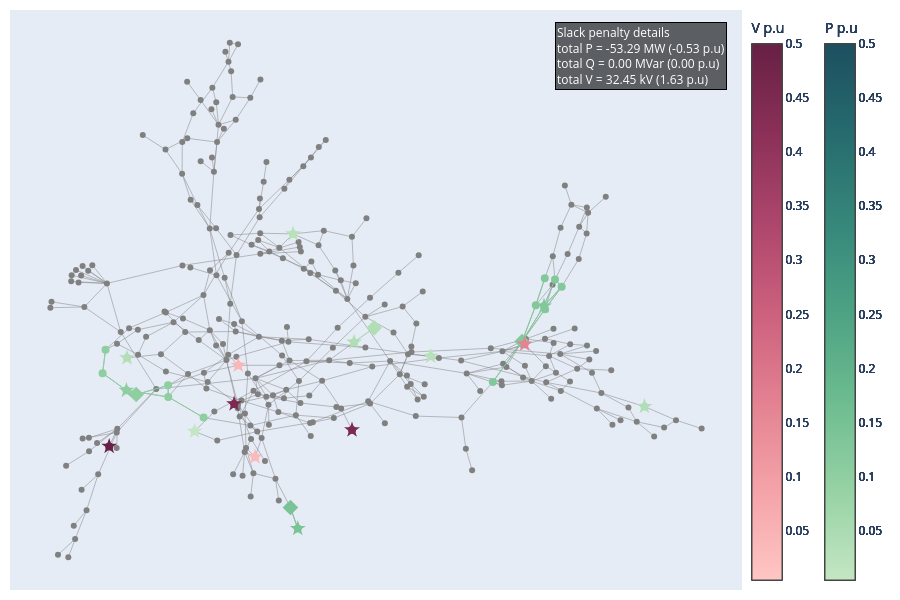

Notebook cell for this chart:
### Markdown cell above
# Correction 2

### Code cell
# slack_info 
pertubation1 = "VL110_0_load_P2"
data_correction2 = pd.read_csv(
    network_name +"_2.csv",
    sep=";",
    engine="python",
    index_col=False,
   # on_bad_lines="skip",
)
# network = pn.load('./Outputs/' + network_name+"-corrected-"+pertubation1 + extension_in)
new_row = pd.read_csv(network_name+"_2_optim_info.csv", sep=";", engine="python", index_col=False)
optim_info = pd.concat([optim_info, new_row], ignore_index=True)
data_grouped_2 = data_correction2.groupby('busId')[['type','slackValue_pu','slackValue','gen','controlevoltage','transfo','shunt','load','info']].agg(unique_list)
data_grouped_2['Total_slack_abs'] = data_grouped_2['slackValue_pu'].apply(lambda x: builtins.sum(abs(slack) for slack in x) if isinstance(x, list) else abs(x))
G_2, dist, pos = network_construction(edges, data_grouped_2)
clusters = slack_subgraph(G_2, data_grouped_2)
data_grouped_2 = cluster_subgraph(G_2, clusters, data_grouped_2, dist)
fig = plot_slack_cluster(G_2, pos, clusters,data_grouped_2,data, col_centroid='centroid')
fig.show()

### Figure 1 — Plotly figure (JSON) as saved in the notebook; plotly's stock layout.template omitted (floating-point values rounded to 4 significant figures; data arrays with more than 128 entries replaced by an {"elided": "..."} marker saying what was removed)
{"data": [{"hovertemplate": "%{text}<extra></extra>", "line": {"color": "grey", "width": 0.5}, "mode": "lines", "name": "edges", "text": {"elided": "818 str values"}, "type": "scatter", "x": {"elided": "1227 float values"}, "y": {"elided": "1227 float values"}}, {"hovertemplate": "%{text}<extra></extra>", "marker": {"color": "gray", "size": 6}, "mode": "markers", "name": "All nodes", "text": {"elided": "270 str values"}, "type": "scatter", "x": {"elided": "270 float values"}, "y": {"elided": "270 float values"}}, {"hovertemplate": "%{text}<extra></extra>", "marker": {"cmax": 0.5, "cmin": 0.004356, "color": "rgb(178, 222, 183)", "colorbar": {"title": {"text": "P p.u"}, "x": 1.1}, "colorscale": [[0, "rgb(196, 230, 195)"], [0.1667, "rgb(150, 210, 164)"], [0.3333, "rgb(109, 188, 144)"], [0.5, "rgb(77, 162, 132)"], [0.6667, "rgb(54, 135, 122)"], [0.8333, "rgb(38, 107, 110)"], [1, "rgb(29, 79, 96)"]], "size": 12, "symbol": "star"}, "mode": "markers", "name": "Centroids", "text": ["Centroid: VL27_0<br>Gen: [nan]<br>Controle voltage type: N/A<br>Controle voltage location: N/A<br>Controle voltage status: N/A<br>Transfo: [nan]<br>Shunt: [nan]<br>Load: ['VL27_0_load']<br>number of nodes: 1<br><br>Total P = -3.6829 MW (-0.04 p.u)<br>Total Q = 0.00 MVar (0.00 p.u)<br>Total V = 0.00 kV (0.0000 p.u)"], "type": "scatter", "x": [0.7627], "y": [-0.2817]}, {"line": {"color": "rgb(178, 222, 183)", "width": 1}, "mode": "lines", "type": "scatter", "x": [], "y": []}, {"hovertemplate": "%{text}<extra></extra>", "marker": {"color": "rgb(178, 222, 183)", "size": 8, "symbol": "circle"}, "mode": "markers", "text": ["VL27_0<br>slack: [-0.036829] p.u <br>type: ['P']"], "type": "scatter", "x": [0.7627], "y": [-0.2817]}, {"hovertemplate": "%{text}<extra></extra>", "marker": {"cmax": 0.5, "cmin": 0.004356, "color": "rgb(251, 187, 187)", "colorbar": {"title": {"text": "V p.u"}, "x": 1}, "colorscale": [[0, "rgb(255, 198, 196)"], [0.1667, "rgb(244, 163, 168)"], [0.3333, "rgb(227, 129, 145)"], [0.5, "rgb(204, 96, 125)"], [0.6667, "rgb(173, 70, 108)"], [0.8333, "rgb(139, 48, 88)"], [1, "rgb(103, 32, 68)"]], "size": 12, "symbol": "star"}, "mode": "markers", "name": "Centroids", "text": ["Centroid: VL76_0<br>Gen: ['B76-G']<br>Controle voltage type: GENERATOR<br>Controle voltage location: [VL76_0]<br>Controle voltage status: MAIN<br>Transfo: [nan]<br>Shunt: [nan]<br>Load: ['VL76_0_load']<br>number of nodes: 1<br><br>Total P = 0.0000 MW (0.00 p.u)<br>Total Q = 0.00 MVar (0.00 p.u)<br>Total V = 3.57 kV (0.0311 p.u)"], "type": "scatter", "x": [-0.1417], "y": [-0.4594]}, {"line": {"color": "rgb(251, 187, 187)", "width": 1}, "mode": "lines", "type": "scatter", "x": [], "y": []}, {"hovertemplate": "%{text}<extra></extra>", "marker": {"color": "rgb(251, 187, 187)", "size": 8, "symbol": "circle"}, "mode": "markers", "text": ["VL76_0<br>slack: [0.031066] p.u <br>type: ['V']"], "type": "scatter", "x": [-0.1417], "y": [-0.4594]}, {"hovertemplate": "%{text}<extra></extra>", "marker": {"cmax": 0.5, "cmin": 0.004356, "color": "rgb(142, 206, 160)", "colorbar": {"title": {"text": "P p.u"}, "x": 1.1}, "colorscale": [[0, "rgb(196, 230, 195)"], [0.1667, "rgb(150, 210, 164)"], [0.3333, "rgb(109, 188, 144)"], [0.5, "rgb(77, 162, 132)"], [0.6667, "rgb(54, 135, 122)"], [0.8333, "rgb(38, 107, 110)"], [1, "rgb(29, 79, 96)"]], "size": 12, "symbol": "star"}, "mode": "markers", "name": "Centroids", "text": ["Centroid: VL114_0<br>Gen: [nan]<br>Controle voltage type: N/A<br>Controle voltage location: N/A<br>Controle voltage status: N/A<br>Transfo: [nan]<br>Shunt: [nan]<br>Load: ['VL114_0_load']<br>number of nodes: 7<br><br>Total P = -10.2943 MW (-0.10 p.u)<br>Total Q = 0.00 MVar (0.00 p.u)<br>Total V = 0.00 kV (0.0000 p.u)"], "type": "scatter", "x": [-0.4405], "y": [-0.2247]}, {"hovertemplate": "%{text}<extra></extra>", "marker": {"color": "rgb(142, 206, 160)", "size": 12, "symbol": "diamond"}, "mode": "markers", "name": "Second centroids", "text": ["Second centroid: VL112_0<br>Gen: [nan]<br>Transfo: [nan]<br>Shunt: [nan]<br>Load: ['VL112_0_load']<br>"], "type": "scatter", "x": [-0.4178], "y": [-0.2394]}, {"line": {"color": "rgb(142, 206, 160)", "width": 1}, "mode": "lines", "type": "scatter", "x": [-0.4959, -0.4891, null, -0.4959, -0.4405, null, -0.3433, -0.3438, null, -0.3433, -0.2612, null, -0.3433, -0.4405, null, -0.3438, -0.4178, null, -0.4178, -0.4405, null], "y": [-0.1644, -0.08177, null, -0.1644, -0.2247, null, -0.2479, -0.2071, null, -0.2479, -0.3208, null, -0.2479, -0.2247, null, -0.2071, -0.2394, null, -0.2394, -0.2247, null]}, {"hovertemplate": "%{text}<extra></extra>", "marker": {"color": "rgb(142, 206, 160)", "size": 8, "symbol": "circle"}, "mode": "markers", "text": ["VL109_0<br>slack: [-0.020911] p.u <br>type: ['P']", "VL110_0<br>slack: [-0.001431] p.u <br>type: ['P']", "VL206_0<br>slack: [-0.012832] p.u <br>type: ['P']", "VL112_0<br>slack: [-0.027675] p.u <br>type: ['P']", "VL113_0<br>slack: [-0.004252] p.u <br>type: ['P']", "VL207_0<br>slack: [-0.013618] p.u <br>type: ['P']", "VL114_0<br>slack: [-0.022224] p.u <br>type: ['P']"], "type": "scatter", "x": [-0.3433, -0.3438, -0.4891, -0.4178, -0.2612, -0.4959, -0.4405], "y": [-0.2479, -0.2071, -0.08177, -0.2394, -0.3208, -0.1644, -0.2247]}, {"hovertemplate": "%{text}<extra></extra>", "marker": {"cmax": 0.5, "cmin": 0.004356, "color": "rgb(184, 225, 187)", "colorbar": {"title": {"text": "P p.u"}, "x": 1.1}, "colorscale": [[0, "rgb(196, 230, 195)"], [0.1667, "rgb(150, 210, 164)"], [0.3333, "rgb(109, 188, 144)"], [0.5, "rgb(77, 162, 132)"], [0.6667, "rgb(54, 135, 122)"], [0.8333, "rgb(38, 107, 110)"], [1, "rgb(29, 79, 96)"]], "size": 12, "symbol": "star"}, "mode": "markers", "name": "Centroids", "text": ["Centroid: VL526_0<br>Gen: [nan]<br>Controle voltage type: N/A<br>Controle voltage location: N/A<br>Controle voltage status: N/A<br>Transfo: [nan]<br>Shunt: [nan]<br>Load: ['VL526_0_load']<br>number of nodes: 1<br><br>Total P = -2.5569 MW (-0.03 p.u)<br>Total Q = 0.00 MVar (0.00 p.u)<br>Total V = 0.00 kV (0.0000 p.u)"], "type": "scatter", "x": [0.2661], "y": [-0.105]}, {"line": {"color": "rgb(184, 225, 187)", "width": 1}, "mode": "lines", "type": "scatter", "x": [], "y": []}, {"hovertemplate": "%{text}<extra></extra>", "marker": {"color": "rgb(184, 225, 187)", "size": 8, "symbol": "circle"}, "mode": "markers", "text": ["VL526_0<br>slack: [-0.025569] p.u <br>type: ['P']"], "type": "scatter", "x": [0.2661], "y": [-0.105]}, {"hovertemplate": "%{text}<extra></extra>", "marker": {"cmax": 0.5, "cmin": 0.004356, "color": "rgb(123, 195, 151)", "colorbar": {"title": {"text": "P p.u"}, "x": 1.1}, "colorscale": [[0, "rgb(196, 230, 195)"], [0.1667, "rgb(150, 210, 164)"], [0.3333, "rgb(109, 188, 144)"], [0.5, "rgb(77, 162, 132)"], [0.6667, "rgb(54, 135, 122)"], [0.8333, "rgb(38, 107, 110)"], [1, "rgb(29, 79, 96)"]], "size": 12, "symbol": "star"}, "mode": "markers", "name": "Centroids", "text": ["Centroid: VL528_0<br>Gen: [nan]<br>Controle voltage type: N/A<br>Controle voltage location: N/A<br>Controle voltage status: N/A<br>Transfo: [nan]<br>Shunt: [nan]<br>Load: ['VL528_0_load']<br>number of nodes: 2<br><br>Total P = -14.1953 MW (-0.14 p.u)<br>Total Q = 0.00 MVar (0.00 p.u)<br>Total V = 0.00 kV (0.0000 p.u)"], "type": "scatter", "x": [-0.04257], "y": [-0.7114]}, {"hovertemplate": "%{text}<extra></extra>", "marker": {"color": "rgb(123, 195, 151)", "size": 12, "symbol": "diamond"}, "mode": "markers", "name": "Second centroids", "text": ["Second centroid: VL70_0<br>Gen: [nan]<br>Transfo: [nan]<br>Shunt: [nan]<br>Load: ['VL70_0_load']<br>"], "type": "scatter", "x": [-0.0596], "y": [-0.6377]}, {"line": {"color": "rgb(123, 195, 151)", "width": 1}, "mode": "lines", "type": "scatter", "x": [-0.0596, -0.04257, null], "y": [-0.6377, -0.7114, null]}, {"hovertemplate": "%{text}<extra></extra>", "marker": {"color": "rgb(123, 195, 151)", "size": 8, "symbol": "circle"}, "mode": "markers", "text": ["VL70_0<br>slack: [-0.064282] p.u <br>type: ['P']", "VL528_0<br>slack: [-0.077671] p.u <br>type: ['P']"], "type": "scatter", "x": [-0.0596, -0.04257], "y": [-0.6377, -0.7114]}, {"hovertemplate": "%{text}<extra></extra>", "marker": {"cmax": 0.5, "cmin": 0.004356, "color": "rgb(250, 183, 184)", "colorbar": {"title": {"text": "V p.u"}, "x": 1}, "colorscale": [[0, "rgb(255, 198, 196)"], [0.1667, "rgb(244, 163, 168)"], [0.3333, "rgb(227, 129, 145)"], [0.5, "rgb(204, 96, 125)"], [0.6667, "rgb(173, 70, 108)"], [0.8333, "rgb(139, 48, 88)"], [1, "rgb(103, 32, 68)"]], "size": 12, "symbol": "star"}, "mode": "markers", "name": "Centroids", "text": ["Centroid: VL92_0<br>Gen: ['B92-G']<br>Controle voltage type: GENERATOR<br>Controle voltage location: [VL92_0]<br>Controle voltage status: MAIN<br>Transfo: [nan]<br>Shunt: [nan]<br>Load: ['VL92_0_load']<br>number of nodes: 1<br><br>Total P = 0.0000 MW (0.00 p.u)<br>Total Q = 0.00 MVar (0.00 p.u)<br>Total V = 4.49 kV (0.0391 p.u)"], "type": "scatter", "x": [-0.1807], "y": [-0.1364]}, {"line": {"color": "rgb(250, 183, 184)", "width": 1}, "mode": "lines", "type": "scatter", "x": [], "y": []}, {"hovertemplate": "%{text}<extra></extra>", "marker": {"color": "rgb(250, 183, 184)", "size": 8, "symbol": "circle"}, "mode": "markers", "text": ["VL92_0<br>slack: [0.039073] p.u <br>type: ['V']"], "type": "scatter", "x": [-0.1807], "y": [-0.1364]}, {"hovertemplate": "%{text}<extra></extra>", "marker": {"cmax": 0.5, "cmin": 0.004356, "color": "rgb(179, 223, 184)", "colorbar": {"title": {"text": "P p.u"}, "x": 1.1}, "colorscale": [[0, "rgb(196, 230, 195)"], [0.1667, "rgb(150, 210, 164)"], [0.3333, "rgb(109, 188, 144)"], [0.5, "rgb(77, 162, 132)"], [0.6667, "rgb(54, 135, 122)"], [0.8333, "rgb(38, 107, 110)"], [1, "rgb(29, 79, 96)"]], "size": 12, "symbol": "star"}, "mode": "markers", "name": "Centroids", "text": ["Centroid: VL324_0<br>Gen: [nan]<br>Controle voltage type: N/A<br>Controle voltage location: N/A<br>Controle voltage status: N/A<br>Transfo: [nan]<br>Shunt: [nan]<br>Load: ['VL324_0_load']<br>number of nodes: 1<br><br>Total P = -3.4903 MW (-0.03 p.u)<br>Total Q = 0.00 MVar (0.00 p.u)<br>Total V = 0.00 kV (0.0000 p.u)"], "type": "scatter", "x": [-0.4391], "y": [-0.1103]}, {"line": {"color": "rgb(179, 223, 184)", "width": 1}, "mode": "lines", "type": "scatter", "x": [], "y": []}, {"hovertemplate": "%{text}<extra></extra>", "marker": {"color": "rgb(179, 223, 184)", "size": 8, "symbol": "circle"}, "mode": "markers", "text": ["VL324_0<br>slack: [-0.034903] p.u <br>type: ['P']"], "type": "scatter", "x": [-0.4391], "y": [-0.1103]}, {"hovertemplate": "%{text}<extra></extra>", "marker": {"cmax": 0.5, "cmin": 0.004356, "color": "rgb(131, 200, 155)", "colorbar": {"title": {"text": "P p.u"}, "x": 1.1}, "colorscale": [[0, "rgb(196, 230, 195)"], [0.1667, "rgb(150, 210, 164)"], [0.3333, "rgb(109, 188, 144)"], [0.5, "rgb(77, 162, 132)"], [0.6667, "rgb(54, 135, 122)"], [0.8333, "rgb(38, 107, 110)"], [1, "rgb(29, 79, 96)"]], "size": 12, "symbol": "star"}, "mode": "markers", "name": "Centroids", "text": ["Centroid: VL125_0<br>Gen: ['B125-G']<br>Controle voltage type: GENERATOR<br>Controle voltage location: [VL125_0]<br>Controle voltage status: MAIN<br>Transfo: [nan]<br>Shunt: [nan]<br>Load: ['VL125_0_load']<br>number of nodes: 8<br><br>Total P = -12.5992 MW (-0.13 p.u)<br>Total Q = 0.00 MVar (0.00 p.u)<br>Total V = 0.00 kV (0.0000 p.u)"], "type": "scatter", "x": [0.5294], "y": [0.07252]}, {"hovertemplate": "%{text}<extra></extra>", "marker": {"color": "rgb(131, 200, 155)", "size": 12, "symbol": "diamond"}, "mode": "markers", "name": "Second centroids", "text": ["Second centroid: VL126_0<br>Gen: [nan]<br>Transfo: [nan]<br>Shunt: [nan]<br>Load: ['VL126_0_load']<br>"], "type": "scatter", "x": [0.4783], "y": [-0.05264]}, {"line": {"color": "rgb(131, 200, 155)", "width": 1}, "mode": "lines", "type": "scatter", "x": [0.4783, 0.5294, null, 0.4783, 0.4105, null, 0.4783, 0.5318, null, 0.4783, 0.5103, null, 0.5103, 0.5311, null, 0.5294, 0.5703, null, 0.5294, 0.5549, null, 0.5703, 0.5549, null, 0.5703, 0.5318, null], "y": [-0.05264, 0.07252, null, -0.05264, -0.1954, null, -0.05264, 0.06128, null, -0.05264, 0.07523, null, 0.07523, 0.17, null, 0.07252, 0.1402, null, 0.07252, 0.1661, null, 0.1402, 0.1661, null, 0.1402, 0.06128, null]}, {"hovertemplate": "%{text}<extra></extra>", "marker": {"color": "rgb(131, 200, 155)", "size": 8, "symbol": "circle"}, "mode": "markers", "text": ["VL126_0<br>slack: [-0.020143] p.u <br>type: ['P']", "VL158_0<br>slack: [-0.002627] p.u <br>type: ['P']", "VL125_0<br>slack: [-0.034983] p.u <br>type: ['P']", "VL127_0<br>slack: [-0.001304] p.u <br>type: ['P']", "VL160_0<br>slack: [-0.004385] p.u <br>type: ['P']", "VL122_0<br>slack: [-0.006772] p.u <br>type: ['P']", "VL157_0<br>slack: [-0.005518] p.u <br>type: ['P']", "VL123_0<br>slack: [-0.050259] p.u <br>type: ['P']"], "type": "scatter", "x": [0.4783, 0.5103, 0.5294, 0.4105, 0.5311, 0.5703, 0.5318, 0.5549], "y": [-0.05264, 0.07523, 0.07252, -0.1954, 0.17, 0.1402, 0.06128, 0.1661]}, {"hovertemplate": "%{text}<extra></extra>", "marker": {"cmax": 0.5, "cmin": 0.004356, "color": "rgb(196, 230, 195)", "colorbar": {"title": {"text": "P p.u"}, "x": 1.1}, "colorscale": [[0, "rgb(196, 230, 195)"], [0.1667, "rgb(150, 210, 164)"], [0.3333, "rgb(109, 188, 144)"], [0.5, "rgb(77, 162, 132)"], [0.6667, "rgb(54, 135, 122)"], [0.8333, "rgb(38, 107, 110)"], [1, "rgb(29, 79, 96)"]], "size": 12, "symbol": "star"}, "mode": "markers", "name": "Centroids", "text": ["Centroid: VL154_0<br>Gen: [nan]<br>Controle voltage type: N/A<br>Controle voltage location: N/A<br>Controle voltage status: N/A<br>Transfo: [nan]<br>Shunt: ['VL154_0_shunt_compensators']<br>Load: ['VL154_0_load']<br>number of nodes: 1<br><br>Total P = -0.4356 MW (-0.00 p.u)<br>Total Q = 0.00 MVar (0.00 p.u)<br>Total V = 0.00 kV (0.0000 p.u)"], "type": "scatter", "x": [-0.2823], "y": [-0.3691]}, {"line": {"color": "rgb(196, 230, 195)", "width": 1}, "mode": "lines", "type": "scatter", "x": [], "y": []}, {"hovertemplate": "%{text}<extra></extra>", "marker": {"color": "rgb(196, 230, 195)", "size": 8, "symbol": "circle"}, "mode": "markers", "text": ["VL154_0<br>slack: [-0.004356] p.u <br>type: ['P']"], "type": "scatter", "x": [-0.2823], "y": [-0.3691]}, {"hovertemplate": "%{text}<extra></extra>", "marker": {"cmax": 0.5, "cmin": 0.004356, "color": "rgb(185, 225, 187)", "colorbar": {"title": {"text": "P p.u"}, "x": 1.1}, "colorscale": [[0, "rgb(196, 230, 195)"], [0.1667, "rgb(150, 210, 164)"], [0.3333, "rgb(109, 188, 144)"], [0.5, "rgb(77, 162, 132)"], [0.6667, "rgb(54, 135, 122)"], [0.8333, "rgb(38, 107, 110)"], [1, "rgb(29, 79, 96)"]], "size": 12, "symbol": "star"}, "mode": "markers", "name": "Centroids", "text": ["Centroid: VL173_0<br>Gen: [nan]<br>Controle voltage type: N/A<br>Controle voltage location: N/A<br>Controle voltage status: N/A<br>Transfo: [nan]<br>Shunt: ['VL173_0_shunt_compensators']<br>Load: ['VL173_0_load']<br>number of nodes: 1<br><br>Total P = -2.4350 MW (-0.02 p.u)<br>Total Q = 0.00 MVar (0.00 p.u)<br>Total V = 0.00 kV (0.0000 p.u)"], "type": "scatter", "x": [-0.05355], "y": [0.3266]}, {"line": {"color": "rgb(185, 225, 187)", "width": 1}, "mode": "lines", "type": "scatter", "x": [], "y": []}, {"hovertemplate": "%{text}<extra></extra>", "marker": {"color": "rgb(185, 225, 187)", "size": 8, "symbol": "circle"}, "mode": "markers", "text": ["VL173_0<br>slack: [-0.02435] p.u <br>type: ['P']"], "type": "scatter", "x": [-0.05355], "y": [0.3266]}, {"hovertemplate": "%{text}<extra></extra>", "marker": {"cmax": 0.5, "cmin": 0.004356, "color": "rgb(228, 131, 146)", "colorbar": {"title": {"text": "V p.u"}, "x": 1}, "colorscale": [[0, "rgb(255, 198, 196)"], [0.1667, "rgb(244, 163, 168)"], [0.3333, "rgb(227, 129, 145)"], [0.5, "rgb(204, 96, 125)"], [0.6667, "rgb(173, 70, 108)"], [0.8333, "rgb(139, 48, 88)"], [1, "rgb(103, 32, 68)"]], "size": 12, "symbol": "star"}, "mode": "markers", "name": "Centroids", "text": ["Centroid: VL7001_2<br>Gen: ['B7003-G']<br>Controle voltage type: GENERATOR<br>Controle voltage location: [VL7001_2]<br>Controle voltage status: MAIN<br>Transfo: [nan]<br>Shunt: [nan]<br>Load: [nan]<br>number of nodes: 1<br><br>Total P = 0.0000 MW (0.00 p.u)<br>Total Q = 0.00 MVar (0.00 p.u)<br>Total V = 2.28 kV (0.1655 p.u)"], "type": "scatter", "x": [0.4844], "y": [-0.06209]}, {"line": {"color": "rgb(228, 131, 146)", "width": 1}, "mode": "lines", "type": "scatter", "x": [], "y": []}, {"hovertemplate": "%{text}<extra></extra>", "marker": {"color": "rgb(228, 131, 146)", "size": 8, "symbol": "circle"}, "mode": "markers", "text": ["VL7001_2<br>slack: [0.165509] p.u <br>type: ['V']"], "type": "scatter", "x": [0.4844], "y": [-0.06209]}, {"hovertemplate": "%{text}<extra></extra>", "marker": {"cmax": 0.5, "cmin": 0.004356, "color": "rgb(178, 222, 183)", "colorbar": {"title": {"text": "P p.u"}, "x": 1.1}, "colorscale": [[0, "rgb(196, 230, 195)"], [0.1667, "rgb(150, 210, 164)"], [0.3333, "rgb(109, 188, 144)"], [0.5, "rgb(77, 162, 132)"], [0.6667, "rgb(54, 135, 122)"], [0.8333, "rgb(38, 107, 110)"], [1, "rgb(29, 79, 96)"]], "size": 12, "symbol": "star"}, "mode": "markers", "name": "Centroids", "text": ["Centroid: VL15_1<br>Gen: [nan]<br>Controle voltage type: N/A<br>Controle voltage location: N/A<br>Controle voltage status: N/A<br>Transfo: [nan]<br>Shunt: [nan]<br>Load: ['VL15_1_load']<br>number of nodes: 2<br><br>Total P = -3.6053 MW (-0.04 p.u)<br>Total Q = 0.00 MVar (0.00 p.u)<br>Total V = 0.00 kV (0.0000 p.u)"], "type": "scatter", "x": [0.0883], "y": [-0.05497]}, {"hovertemplate": "%{text}<extra></extra>", "marker": {"color": "rgb(178, 222, 183)", "size": 12, "symbol": "diamond"}, "mode": "markers", "name": "Second centroids", "text": ["Second centroid: VL7017_0<br>Gen: ['B7017-G']<br>Transfo: [nan]<br>Shunt: [nan]<br>Load: [nan]<br>"], "type": "scatter", "x": [0.1349], "y": [-0.004516]}, {"line": {"color": "rgb(178, 222, 183)", "width": 1}, "mode": "lines", "type": "scatter", "x": [0.1349, 0.0883, null], "y": [-0.004516, -0.05497, null]}, {"hovertemplate": "%{text}<extra></extra>", "marker": {"color": "rgb(178, 222, 183)", "size": 8, "symbol": "circle"}, "mode": "markers", "text": ["VL7017_0<br>slack: [-0.017624] p.u <br>type: ['P']", "VL15_1<br>slack: [-0.018429] p.u <br>type: ['P']"], "type": "scatter", "x": [0.1349, 0.0883], "y": [-0.004516, -0.05497]}, {"hovertemplate": "%{text}<extra></extra>", "marker": {"cmax": 0.5, "cmin": 0.004356, "color": "rgb(125, 42, 80)", "colorbar": {"title": {"text": "V p.u"}, "x": 1}, "colorscale": [[0, "rgb(255, 198, 196)"], [0.1667, "rgb(244, 163, 168)"], [0.3333, "rgb(227, 129, 145)"], [0.5, "rgb(204, 96, 125)"], [0.6667, "rgb(173, 70, 108)"], [0.8333, "rgb(139, 48, 88)"], [1, "rgb(103, 32, 68)"]], "size": 12, "symbol": "star"}, "mode": "markers", "name": "Centroids", "text": ["Centroid: VL7039_0<br>Gen: ['B7039-G']<br>Controle voltage type: GENERATOR<br>Controle voltage location: [VL7039_0]<br>Controle voltage status: MAIN<br>Transfo: [nan]<br>Shunt: [nan]<br>Load: [nan]<br>number of nodes: 1<br><br>Total P = 0.0000 MW (0.00 p.u)<br>Total Q = 0.00 MVar (0.00 p.u)<br>Total V = 9.00 kV (0.4500 p.u)"], "type": "scatter", "x": [0.08345], "y": [-0.3643]}, {"line": {"color": "rgb(125, 42, 80)", "width": 1}, "mode": "lines", "type": "scatter", "x": [], "y": []}, {"hovertemplate": "%{text}<extra></extra>", "marker": {"color": "rgb(125, 42, 80)", "size": 8, "symbol": "circle"}, "mode": "markers", "text": ["VL7039_0<br>slack: [0.45] p.u <br>type: ['V']"], "type": "scatter", "x": [0.08345], "y": [-0.3643]}, {"hovertemplate": "%{text}<extra></extra>", "marker": {"cmax": 0.5, "cmin": 0.004356, "color": "rgb(125, 42, 80)", "colorbar": {"title": {"text": "V p.u"}, "x": 1}, "colorscale": [[0, "rgb(255, 198, 196)"], [0.1667, "rgb(244, 163, 168)"], [0.3333, "rgb(227, 129, 145)"], [0.5, "rgb(204, 96, 125)"], [0.6667, "rgb(173, 70, 108)"], [0.8333, "rgb(139, 48, 88)"], [1, "rgb(103, 32, 68)"]], "size": 12, "symbol": "star"}, "mode": "markers", "name": "Centroids", "text": ["Centroid: VL7049_0<br>Gen: ['B7049-G']<br>Controle voltage type: GENERATOR<br>Controle voltage location: [VL7049_0]<br>Controle voltage status: MAIN<br>Transfo: [nan]<br>Shunt: [nan]<br>Load: [nan]<br>number of nodes: 1<br><br>Total P = 0.0000 MW (0.00 p.u)<br>Total Q = 0.00 MVar (0.00 p.u)<br>Total V = 6.20 kV (0.4493 p.u)"], "type": "scatter", "x": [-0.1905], "y": [-0.2727]}, {"line": {"color": "rgb(125, 42, 80)", "width": 1}, "mode": "lines", "type": "scatter", "x": [], "y": []}, {"hovertemplate": "%{text}<extra></extra>", "marker": {"color": "rgb(125, 42, 80)", "size": 8, "symbol": "circle"}, "mode": "markers", "text": ["VL7049_0<br>slack: [0.4493] p.u <br>type: ['V']"], "type": "scatter", "x": [-0.1905], "y": [-0.2727]}, {"hovertemplate": "%{text}<extra></extra>", "marker": {"cmax": 0.5, "cmin": 0.004356, "color": "rgb(103, 32, 68)", "colorbar": {"title": {"text": "V p.u"}, "x": 1}, "colorscale": [[0, "rgb(255, 198, 196)"], [0.1667, "rgb(244, 163, 168)"], [0.3333, "rgb(227, 129, 145)"], [0.5, "rgb(204, 96, 125)"], [0.6667, "rgb(173, 70, 108)"], [0.8333, "rgb(139, 48, 88)"], [1, "rgb(103, 32, 68)"]], "size": 12, "symbol": "star"}, "mode": "markers", "name": "Centroids", "text": ["Centroid: VL9051_3<br>Gen: ['B9054-G']<br>Controle voltage type: GENERATOR<br>Controle voltage location: [VL9051_3]<br>Controle voltage status: MAIN<br>Transfo: [nan]<br>Shunt: [nan]<br>Load: [nan]<br>number of nodes: 1<br><br>Total P = 0.0000 MW (0.00 p.u)<br>Total Q = 0.00 MVar (0.00 p.u)<br>Total V = 6.90 kV (0.5000 p.u)"], "type": "scatter", "x": [-0.4806], "y": [-0.4221]}, {"line": {"color": "rgb(103, 32, 68)", "width": 1}, "mode": "lines", "type": "scatter", "x": [], "y": []}, {"hovertemplate": "%{text}<extra></extra>", "marker": {"color": "rgb(103, 32, 68)", "size": 8, "symbol": "circle"}, "mode": "markers", "text": ["VL9051_3<br>slack: [0.5] p.u <br>type: ['V']"], "type": "scatter", "x": [-0.4806], "y": [-0.4221]}], "layout": {"annotations": [{"align": "left", "bgcolor": "rgba(0,0,0,0.6)", "bordercolor": "black", "borderwidth": 1, "font": {"color": "white", "size": 12}, "showarrow": false, "text": "Slack penalty details <br>total P = -53.29 MW (-0.53 p.u)<br>total Q = 0.00 MVar (0.00 p.u)<br>total V = 32.45 kV (1.63 p.u)", "x": 0.98, "xref": "paper", "y": 0.98, "yref": "paper"}], "height": 600, "margin": {"b": 10, "l": 10, "r": 10, "t": 10}, "showlegend": false, "width": 900, "xaxis": {"visible": false}, "yaxis": {"visible": false}}}
